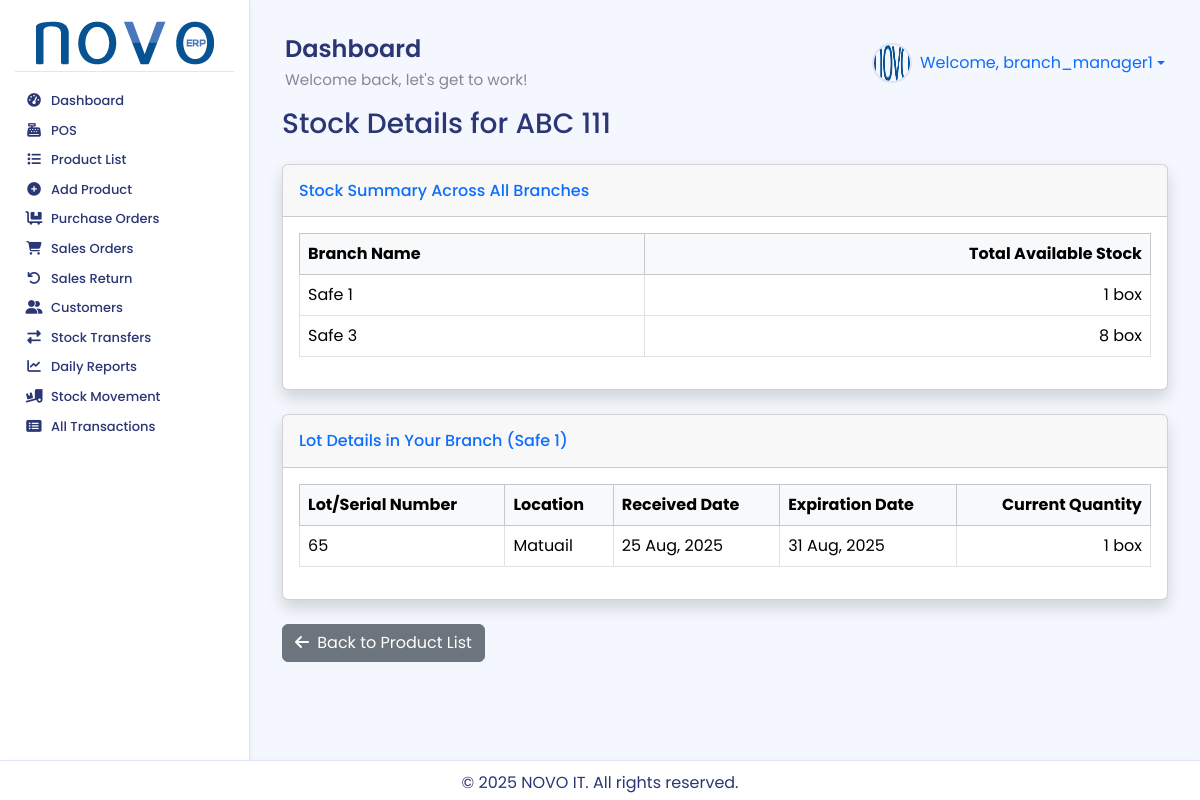
The app's page /stock/product/1/details/ (signed in) with its own data.
### accounts/models.py (models this page shows, shortened)
class User(AbstractUser):
    warehouse = models.ForeignKey(
        Warehouse,
        on_delete=models.SET_NULL,
        null=True,
        blank=True,
        related_name='users', # এই গুদামের সাথে যুক্ত ইউজারদের সহজে খুঁজে পাওয়ার জন্য
        verbose_name="Assigned Warehouse" # অ্যাডমিন প্যানেলে প্রদর্শনের জন্য
    )
    class Meta:
        verbose_name = "User"
        verbose_name_plural = "Users"

### stock/models.py (models this page shows, shortened)
class Warehouse(models.Model):
    name = models.CharField(max_length=100, unique=True)
    address = models.TextField(blank=True, null=True)
    created_at = models.DateTimeField(auto_now_add=True)
    updated_at = models.DateTimeField(auto_now=True)
    class Meta:
        db_table = 'inventory_warehouse'

class LotSerialNumber(models.Model):
    product = models.ForeignKey('products.Product', on_delete=models.CASCADE, related_name='lots')
    location = models.ForeignKey(Location, on_delete=models.CASCADE, related_name='lots')
    lot_number = models.CharField(max_length=100, help_text="The batch or serial number")
    quantity = models.IntegerField()
    expiration_date = models.DateField(null=True, blank=True)
    created_at = models.DateTimeField(auto_now_add=True)
    class Meta:
        unique_together = ('product', 'location', 'lot_number')
        db_table = 'inventory_lotserialnumber'

class Location(models.Model):
    name = models.CharField(max_length=100)
    warehouse = models.ForeignKey(Warehouse, on_delete=models.CASCADE, related_name='locations')
    parent_location = models.ForeignKey('self', on_delete=models.SET_NULL, null=True, blank=True, related_name='child_locations')
    description = models.TextField(blank=True, null=True)
    created_at = models.DateTimeField(auto_now_add=True)
    updated_at = models.DateTimeField(auto_now=True)
    class Meta:
        unique_together = ('name', 'warehouse', 'parent_location')
        db_table = 'inventory_location'

### products/models.py (models this page shows, shortened)
class Product(models.Model):
    TRACKING_CHOICES = [
        ('none', 'Not Tracked'),
        ('lot', 'By Lots/Batches'),
        ('serial', 'By Serial Numbers'),
    ]
    tracking_method = models.CharField(max_length=10, choices=TRACKING_CHOICES, default='none', verbose_name="Tracking Method")
    product_code = models.CharField(max_length=100, unique=True, blank=True, null=True, verbose_name="Product Code/SKU")
    name = models.CharField(max_length=200, unique=True)
    category = models.ForeignKey(Category, on_delete=models.SET_NULL, null=True, blank=True)
    brand = models.ForeignKey(Brand, on_delete=models.SET_NULL, null=True, blank=True)
    supplier = models.ForeignKey('partners.Supplier', on_delete=models.SET_NULL, null=True, blank=True, related_name='products_supplied')
    description = models.TextField(blank=True, null=True)
    price = models.DecimalField(max_digits=10, decimal_places=2, help_text="Default Purchase Price")
    sale_price = models.DecimalField(max_digits=10, decimal_places=2, default=0.00)
    cost_price = models.DecimalField(
        max_digits=10,
        decimal_places=2,
        default=0.00,
        help_text="The actual cost of acquiring the product."
    )
    min_stock_level = models.PositiveIntegerField(default=5)
    image = models.ImageField(upload_to='product_images/', blank=True, null=True)
    barcode = models.ImageField(upload_to='barcodes/', blank=True, null=True, verbose_name="Barcode Image")
    unit_of_measure = models.ForeignKey(UnitOfMeasure, on_delete=models.SET_NULL, null=True, blank=True, related_name='products_by_uom')
    purchase_unit_of_measure = models.ForeignKey(UnitOfMeasure, on_delete=models.SET_NULL, null=True, blank=True, related_name='products_by_purchase_uom')
    sale_unit_of_measure = models.ForeignKey(UnitOfMeasure, on_delete=models.SET_NULL, null=True, blank=True, related_name='products_by_sale_uom')
    STATUS_CHOICES = [('in_stock', 'In Stock'), ('low_stock', 'Low Stock'), ('out_of_stock', 'Out of Stock')]
    status = models.CharField(max_length=20, choices=STATUS_CHOICES, default='out_of_stock')
    is_active = models.BooleanField(default=True)
    created_at = models.DateTimeField(auto_now_add=True)
    updated_at = models.DateTimeField(auto_now=True)
    class Meta:
        db_table = 'inventory_product'
        verbose_name_plural = "Products"

class UnitOfMeasure(models.Model):
    name = models.CharField(max_length=100, unique=True)
    short_code = models.CharField(max_length=20, unique=True, blank=True, null=True, help_text="Short code for the unit (e.g., 'pc' for piece)")
    category = models.ForeignKey(UnitOfMeasureCategory, on_delete=models.CASCADE)
    ratio = models.DecimalField(max_digits=10, decimal_places=4, default=1.0)
    rounding = models.DecimalField(max_digits=10, decimal_places=4, default=0.001)
    is_base_unit = models.BooleanField(default=False)
    created_at = models.DateTimeField(auto_now_add=True)
    updated_at = models.DateTimeField(auto_now=True)
    class Meta:
        db_table = 'inventory_unitofmeasure'

### stock/views.py (the view)
# urls.py: path('product/<int:product_id>/details/', views.product_stock_details, name='product_stock_details'),
@login_required
def product_stock_details(request, product_id):
    product = get_object_or_404(Product, pk=product_id)
    user = request.user
    stock_by_warehouse = Stock.objects.filter(product=product, quantity__gt=0).values(
        'warehouse__name'
    ).annotate(
        total_stock=Sum('quantity')
    ).order_by('warehouse__name')
    lot_details = None
    user_warehouse = getattr(user, 'warehouse', None)
    if user.is_superuser:
        lot_details = LotSerialNumber.objects.filter(
            product=product,
            quantity__gt=0
        ).select_related('location', 'location__warehouse').order_by('location__warehouse__name', 'expiration_date')
    elif user.groups.filter(name='Branch Manager').exists() and user_warehouse:
        lot_details = LotSerialNumber.objects.filter(
            product=product,
            location__warehouse=user_warehouse,
            quantity__gt=0
        ).select_related('location').order_by('expiration_date')
    context = {
        'title': f'Stock Details for {product.name}',
        'product': product,
        'stock_by_warehouse': stock_by_warehouse,
        'lot_details': lot_details,
        'user_warehouse': user_warehouse
    }
    return render(request, 'stock/product_stock_details.html', context)

### stock/templates/stock/product_stock_details.html (shortened to what this page needs)
{% extends 'base.html' %}
{% load humanize %}
{% block content %}
<div class="container-fluid">
    <h1 class="h3 mb-4 text-gray-800">{{ title }}</h1>
    <div class="card shadow mb-4">
        <div class="card-header py-3">
            <h6 class="m-0 font-weight-bold text-primary">Stock Summary Across All Branches</h6>
        </div>
        <div class="card-body">
            {% if stock_by_warehouse %}
                <div class="table-responsive">
                    <table class="table table-bordered">
                        <thead class="table-light">
                            <tr>
                                <th>Branch Name</th>
                                <th class="text-end">Total Available Stock</th>
                            </tr>
                        </thead>
                        <tbody>
                            {% for stock in stock_by_warehouse %}
                            <tr>
                                <td>{{ stock.warehouse__name }}</td>
                                <td class="text-end">{{ stock.total_stock|floatformat:0|intcomma }} {{ product.unit_of_measure.short_code }}</td>
                            </tr>
                            {% endfor %}
                        </tbody>
                    </table>
                </div>
            {% else %}
                <p class="text-center text-muted">This product is not available in any branch.</p>
            {% endif %}
        </div>
    </div>
    {% if user.is_superuser or 'Branch Manager' in user.groups.all|join:', ' %}
    <div class="card shadow mb-4">
        <div class="card-header py-3">
            {% if user.is_superuser %}
                <h6 class="m-0 font-weight-bold text-primary">Lot Details (All Branches)</h6>
            {% elif user_warehouse %}
                <h6 class="m-0 font-weight-bold text-primary">Lot Details in Your Branch ({{ user_warehouse.name }})</h6>
            {% endif %}
        </div>
        <div class="card-body">
            {% if lot_details %}
                <div class="table-responsive">
                    <table class="table table-bordered">
                        <thead class="table-light">
                            <tr>
                                <th>Lot/Serial Number</th>
                                <th>Location</th>
                                <th>Received Date</th>
                                <th>Expiration Date</th>
                                <th class="text-end">Current Quantity</th>
                            </tr>
                        </thead>
                        <tbody>
                            {% for lot in lot_details %}
                            <tr>
                                <td>{{ lot.lot_number }}</td>
                                <td>{{ lot.location.name }}</td>
                                <td>{{ lot.created_at|date:"d M, Y" }}</td>
                                <td>
                                    {% if lot.expiration_date %}
                                        {{ lot.expiration_date|date:"d M, Y" }}
                                    {% else %}
                                        N/A
                                    {% endif %}
                                </td>
                                <td class="text-end">{{ lot.quantity|floatformat:0|intcomma }} {{ product.unit_of_measure.short_code }}</td>
                            </tr>
                            {% endfor %}
                        </tbody>
                    </table>
                </div>
            {% else %}
                <p class="text-center text-muted">No stock found for this product in your assigned branch.</p>
            {% endif %}
        </div>
    </div>
    {% endif %}
    <a href="{% url 'products:product_list' %}" class="btn btn-secondary">
        <i class="fas fa-arrow-left me-1"></i> Back to Product List
    </a>
</div>
{% endblock %}

### inventory_system/templates/base.html (shortened to what this page needs)
{% load static %}
<!DOCTYPE html>
<html lang="en">
<head>
    <link href="https://cdn.jsdelivr.net/npm/select2@4.1.0-rc.0/dist/css/select2.min.css" rel="stylesheet" />
    <link href="https://cdn.jsdelivr.net/npm/bootstrap@5.3.3/dist/css/bootstrap.min.css" rel="stylesheet">
    <link rel="stylesheet" href="https://cdnjs.cloudflare.com/ajax/libs/font-awesome/6.4.0/css/all.min.css">
    <link rel="stylesheet" href="{% static 'css/style.css' %}">
</head>
<body>
<div class="wrapper">
    {% if user.is_authenticated %}
    <aside class="sidebar-nav">
        <div class="sidebar-header">
            <a href="{% url 'dashboard' %}">
                <img src="{% static 'images/logo.png' %}" alt="NOVO ERP Logo">
            </a>
        </div>
        <ul class="sidebar-menu">
            {% with user.groups.all|join:", " as user_groups %}
            {% if 'POS Sales Staff' in user_groups %}
                <li><a href="{% url 'pos:pos_view' %}"><i class="fas fa-cash-register fa-fw"></i> <span>POS</span></a></li>
                <li><a href="{% url 'products:product_list' %}"><i class="fas fa-list fa-fw"></i> <span>Product List</span></a></li>
            {% elif 'Branch Manager' in user_groups %}
                <li><a href="{% url 'dashboard' %}"><i class="fas fa-tachometer-alt fa-fw"></i> <span>Dashboard</span></a></li>
                <li><a href="{% url 'pos:pos_view' %}"><i class="fas fa-cash-register fa-fw"></i> <span>POS</span></a></li>
                <li><a href="{% url 'products:product_list' %}"><i class="fas fa-list fa-fw"></i> <span>Product List</span></a></li>
                <li><a href="{% url 'products:add_product' %}"><i class="fas fa-plus-circle fa-fw"></i> <span>Add Product</span></a></li>
                <li><a href="{% url 'purchase:purchase_order_list' %}"><i class="fas fa-dolly-flatbed fa-fw"></i> <span>Purchase Orders</span></a></li>
                <li><a href="{% url 'sales:sales_order_list' %}"><i class="fas fa-shopping-cart fa-fw"></i> <span>Sales Orders</span></a></li>
                <li><a href="{% url 'sales:create_sales_return' %}"><i class="fas fa-undo fa-fw"></i> <span>Sales Return</span></a></li>
                <li><a href="{% url 'partners:customer_list' %}"><i class="fas fa-user-friends fa-fw"></i> <span>Customers</span></a></li>
                <li><a href="{% url 'purchase:stock_transfer_request_list' %}"><i class="fas fa-exchange-alt fa-fw"></i> <span>Stock Transfers</span></a></li>
                <li><a href="{% url 'reports:daily_sales_report' %}"><i class="fas fa-chart-line fa-fw"></i> <span>Daily Reports</span></a></li>
                <li><a href="{% url 'stock:stock_movement_report' %}"><i class="fas fa-truck-loading fa-fw"></i> <span>Stock Movement</span></a></li>
                <li><a href="{% url 'stock:transaction_list' %}"><i class="fas fa-list-alt fa-fw"></i> <span>All Transactions</span></a></li>
            {% endif %}
            {% endwith %}
        </ul>
    </aside>
    {% endif %}
    <div class="main-content">
        {% if user.is_authenticated %}
        <header class="header">
            <div class="header-title">
                <h1>{% block page_title %}Dashboard{% endblock %}</h1>
                <p>Welcome back, let's get to work!</p>
            </div>
            <div class="d-flex align-items-center">
                <div class="user-profile dropdown">
                    <a href="#" class="dropdown-toggle text-decoration-none d-flex align-items-center" data-bs-toggle="dropdown" aria-expanded="false">
                        <img src="{% static 'images/default_avatar.png' %}" alt="Avatar" class="me-2"> Welcome, {{ user.username }}
                    </a>
                </div>
            </div>
        </header>
        {% endif %}
        <main>
            {% block content %}{% endblock %}
        </main>
        <footer class="footer">
            <p>&copy; {% now "Y" %} NOVO IT. All rights reserved.</p>
        </footer>
    </div>
</div>
</body>
</html>

### records on screen
User: username "branch_manager1"
Warehouse: warehouse__name "Safe 1", total_stock "1", name "Safe 1"
Product: unit_of_measure.short_code "box", unit_of_measure.short_code "box"
LotSerialNumber: lot_number "65", location.name "Matuail", created_at "25 Aug, 2025", expiration_date "31 Aug, 2025", quantity "1"

### other values on screen
{{ title }} "Stock Details for ABC 111"
{{ stock.warehouse__name }} "Safe 3"
{{ stock.total_stock|floatformat:0|intcomma }} "8"
